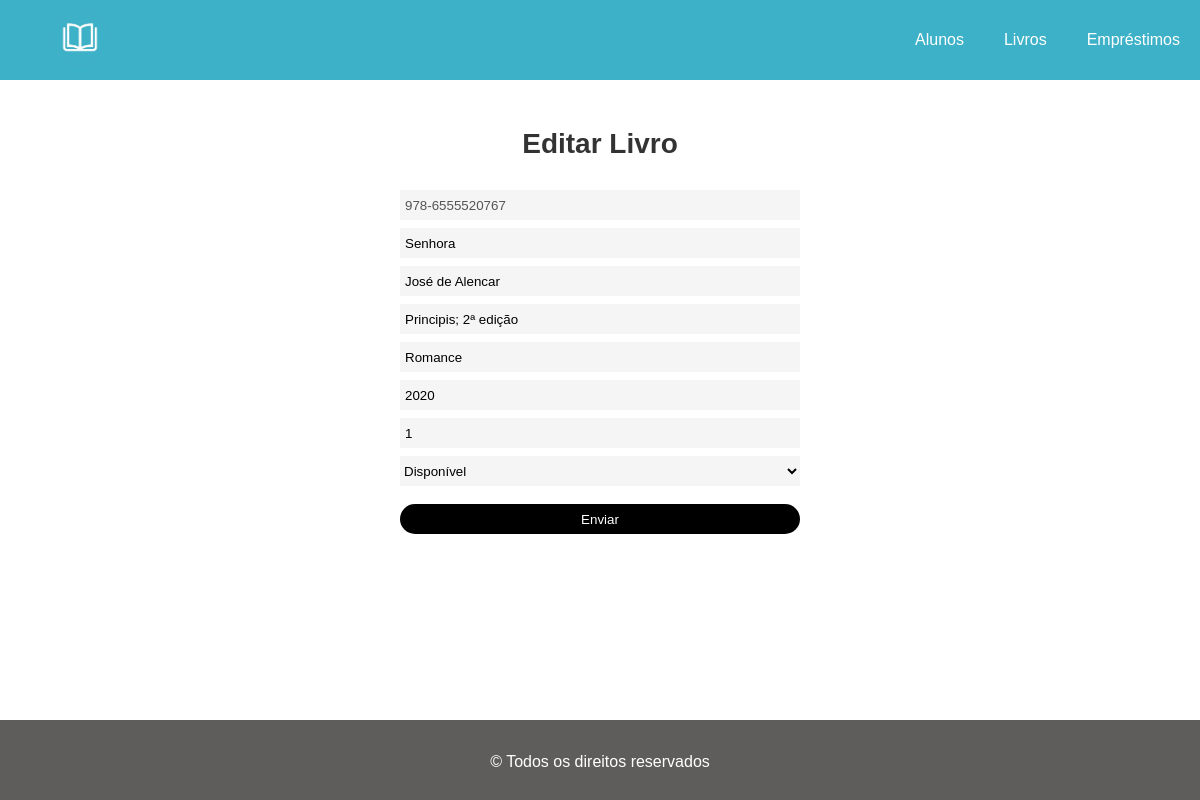
The app's page /index.php?pagina=form_livro&edt_livro=2 with its own data.
### tables this page shows
CREATE TABLE LIVRO(
	ID_LIVRO INT auto_increment primary key,
	ISBN CHAR(17) NOT NULL,  
    TITULO VARCHAR(80) NOT NULL,
    AUTOR VARCHAR(100) NOT NULL, 
    EDITORA VARCHAR(80) NOT NULL,
    GENERO VARCHAR(40),
    ANO INT(4) NOT NULL,
    EXEMPLAR INT NOT NULL,
    SITUACAO VARCHAR(30) NOT NULL
);

### views/form_livros.php (the view, shortened to what this page needs)
<?php
if (!isset ($_GET["edt_livro"])){
?>
    <form action="cadastrar/cadastrar_livros.php" class="formu" method="post">
        <h2>Cadastro de Livros</h2>
        <div class="form-group">
            <input type="text" name="isbn" placeholder="ISBN">
        </div>
        <div class="form-group">
            <input type="text" name="titulo" placeholder="Título">
        </div>
        <div class="form-group">
            <input type="text" name="autor" placeholder="Autor">
        </div>
        <div class="form-group">
            <input type="text" name="editora" placeholder="Editora">
        </div>
        <div class="form-group">
            <input type="text" name="genero" placeholder="Gênero">
        </div>
        <div class="form-group">
            <input type="text" name="ano" placeholder="Ano">
        </div>
        <div class="form-group">
            <input type="text" name="exemplares" placeholder="Exemplares">
        </div>
        <div class="form-group">
            <select name="situacao" id="">
                <option value="Disponível">Disponível</option>
                <option value="Indisponível">Indisponível</option>
            </select>
        </div>
        <div class="form-group">
            <button class="btnform" type="submit">Enviar</button>
        </div>
    </form>
    <?php
} else {
    include('database/db.php');
    $id_livro = $_GET['edt_livro'];
    $query = "SELECT * FROM LIVRO WHERE id_livro = '$id_livro'" ;
    $consulta_livros = mysqli_query($conexao, $query);
    $linha = mysqli_fetch_row($consulta_livros);
    ?>
    <form action="editar/editar_livros.php" class="formu" method="post">
        <h2>Editar Livro</h2>
        <div class="form-group">
            <input type="text" name="isbn" placeholder="ISBN" value="<?php echo $linha[1];?>" disabled>
        </div>
        <div class="form-group">
            <input type="text" name="titulo" placeholder="Título" value="<?php echo $linha[2];?>">
        </div>
        <div class="form-group">
            <input type="text" name="autor" placeholder="Autor" value="<?php echo $linha[3];?>">
        </div>
        <div class="form-group">
            <input type="text" name="editora" placeholder="Editora" value="<?php echo $linha[4];?>">
        </div>
        <div class="form-group">
            <input type="text" name="genero" placeholder="Gênero" value="<?php echo $linha[5];?>">
        </div>
        <div class="form-group">
            <input type="text" name="ano" placeholder="Ano" value="<?php echo $linha[6];?>">
        </div>
        <div class="form-group">
            <input type="text" name="exemplares" placeholder="Exemplares" value="<?php echo $linha[7]?>">
        </div>
        <div class="form-group">
            <select name="situacao" id="" value="<?php echo $linha
            [8];?>">
                <option value="Disponível">Disponível</option>
            </select>
        </div>
        <div class="form-group">
            <button class="btnform" type="submit">Enviar</button>
        </div>
    </form>
<?php
}
?>

### estilos/base-site.css (style rules this page uses)
* { margin: 0; padding: 0; box-sizing: border-box; font-family: Arial, Helvetica, sans-serif; }
body { font-family: Arial, sans-serif; background-color: #ffffff; }
h2 { font-size: 1.75rem; color: #333; padding: 1em 0 0.8em 0; }

### estilos/form.css (style rules this page uses)
form { text-align: center; max-width: 400px; margin: 0 auto; }
label, input, select { display: block; }
input, select { background-color: rgba(221, 221, 221, 0.301); border: none; width: 100%; height: 30px }
input { padding-left: 5px; transition: ease-in 0.2s; }
input::placeholder { color: rgba(0, 0, 0, 0.7); }
.btnform { border: none; border-radius: 100px; background-color: rgb(0, 0, 0); color: rgb(255, 255, 255); margin-top: 10px; height: 30px; width: 100%; transition: ease-in 0.2s; }
.formu { display: flex; flex-direction: column; gap: 8px; }

### records on screen
livro: isbn "978-6555520767", titulo "Senhora", autor "José de Alencar", editora "Principis; 2ª edição", genero "Romance", ano "2020", exemplares "1", situacao "Disponível"
